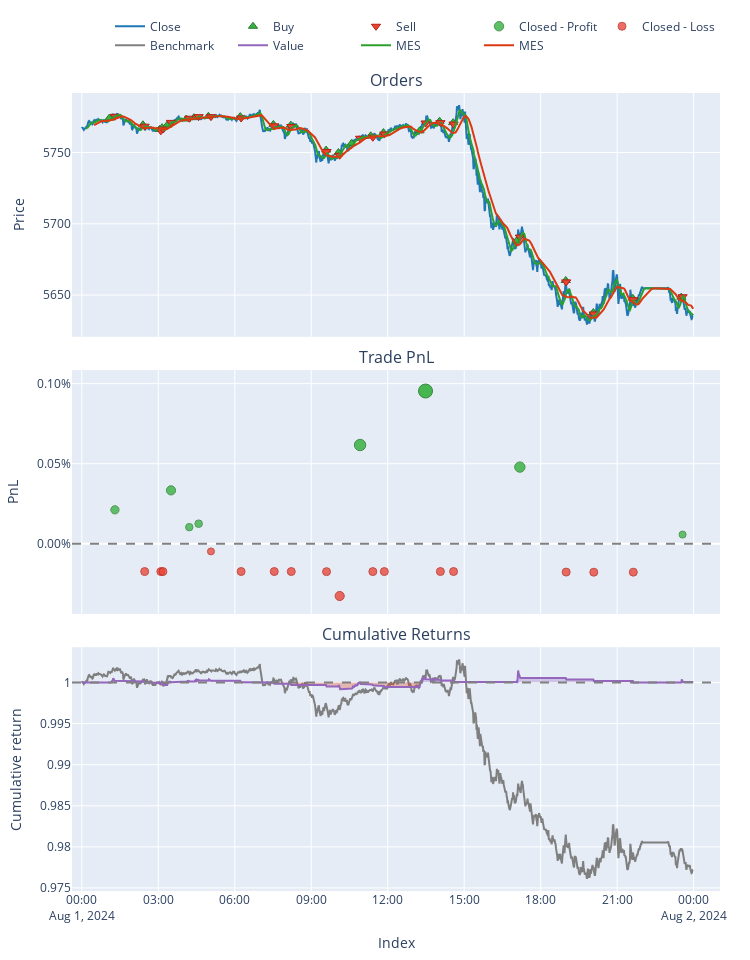

The notebook cell saved with this chart:
### Markdown cell above
### Dynamic Stop loss

### Code cell
from collections import namedtuple


# Memory = namedtuple("Memory", ["counter"])
# init_memory = lambda target_shape: Memory(
#     counter=np.full(target_shape[1], np.nan)
# )


# @njit(nogil=True)
def signal_func(c, fast, slow):
    if not vbt.pf_nb.in_long_position_nb(c):
        if vbt.pf_nb.iter_crossed_above_nb(c, fast, slow):
            return pth.LONG_ENTER()

    sl_info = c.last_sl_info[c.col]
    if vbt.pf_nb.in_long_position_nb(c):
        position =  c.last_pos_info[c.col]
        entry_price = position['entry_price']
        if not vbt.pf_nb.is_stop_info_active_nb(sl_info):
            vbt.pf_nb.set_sl_info_nb(
                sl_info,
                init_price=entry_price,
                init_idx=c.i,
                stop=entry_price - 1.0,
                delta_format=vbt.pf_enums.DeltaFormat.Target,
                exit_size_type=vbt.pf_enums.SizeType.Amount,
                exit_size=position['size'],
            )
        else:
            # modify existng stop loss based on pnl
            if position['pnl'] > 50:
                vbt.pf_nb.set_sl_info_nb(
                    sl_info,
                    init_price=entry_price,
                    init_idx=c.i,
                    stop=fast[c.i, c.col],
                    delta_format=vbt.pf_enums.DeltaFormat.Target,
                    exit_size_type=vbt.pf_enums.SizeType.Amount,
                    exit_size=position['size'],
                )

    # if no positions -> remove all stops and targets
    if vbt.pf_nb.get_n_active_positions_nb(c) == 0:
        vbt.pf_nb.clear_sl_info_nb(c.last_sl_info[c.col])
        vbt.pf_nb.clear_tp_info_nb(c.last_tp_info[c.col])
        pass

    return pth.NO_SIGNAL()


n = 10000
fast = vbt.talib('MA').run(close[:n], 10)
slow = vbt.talib('MA').run(close[:n], 30)

pf = vbt.Portfolio.from_signals(
    close[:n],
    signal_func_nb=signal_func,
    signal_args=(
        # vbt.RepFunc(init_memory),
        vbt.Rep('fast'),
        vbt.Rep('slow'),
    ),
    broadcast_named_args=dict(
        fast=fast,
        slow=slow,
    ),
    size=1.0,
    size_granularity=1,
    size_type=vbt.pf_enums.SizeType.Percent,
    init_cash=1000000,
    jitted=False,
)
fig = pf.plot()
fast.ma[:n].vbt.plot(fig=fig)
slow.ma[:n].vbt.plot(fig=fig)
fig.show()

### Figure 1 — Plotly figure (JSON) as saved in the notebook; plotly's stock layout.template omitted (floating-point values rounded to 4 significant figures; data arrays with more than 128 entries replaced by an {"elided": "..."} marker saying what was removed)
{"data": [{"legendgroup": "0", "line": {"color": "#1f77b4"}, "mode": "lines", "name": "Close", "showlegend": true, "type": "scatter", "uid": "6c46f481-763e-4281-a792-8bb590f2392e", "x": {"elided": "1440 str values"}, "xaxis": "x", "y": {"elided": "1440 float values"}, "yaxis": "y"}, {"customdata": {"elided": "24x9 mixed values"}, "hovertemplate": "<br>Order Id: %{customdata[0]}\n<br>Signal Index: %{customdata[1]}\n<br>Creation Index: %{customdata[2]}\n<br>Fill Index: %{customdata[3]}\n<br>Size: %{customdata[4]:,}\n<br>Price: %{customdata[5]:,}\n<br>Fees: %{customdata[6]:,}\n<br>Type: %{customdata[7]}\n<br>Stop Type: %{customdata[8]}", "legendgroup": "1", "marker": {"color": "#37B13F", "line": {"color": "rgb(38,123,44)", "width": 1}, "size": 8, "symbol": "triangle-up"}, "mode": "markers", "name": "Buy", "type": "scatter", "uid": "fa681223-a474-4fd1-a9e0-84cb8ad44cbd", "x": ["2024-08-01T01:05:00+00:00", "2024-08-01T02:24:00+00:00", "2024-08-01T03:03:00+00:00", "2024-08-01T03:09:00+00:00", "2024-08-01T03:21:00+00:00", "2024-08-01T04:06:00+00:00", "2024-08-01T04:24:00+00:00", "2024-08-01T04:58:00+00:00", "2024-08-01T06:13:00+00:00", "2024-08-01T07:31:00+00:00", "2024-08-01T08:12:00+00:00", "2024-08-01T09:35:00+00:00", "2024-08-01T10:04:00+00:00", "2024-08-01T10:35:00+00:00", "2024-08-01T11:20:00+00:00", "2024-08-01T11:50:00+00:00", "2024-08-01T13:15:00+00:00", "2024-08-01T14:02:00+00:00", "2024-08-01T14:34:00+00:00", "2024-08-01T17:03:00+00:00", "2024-08-01T18:59:00+00:00", "2024-08-01T20:04:00+00:00", "2024-08-01T21:37:00+00:00", "2024-08-01T23:31:00+00:00"], "xaxis": "x", "y": [5774.0, 5770.0, 5766.0, 5768.0, 5769.0, 5774.0, 5774.0, 5776.0, 5775.0, 5770.0, 5769.0, 5752.0, 5750, 5756.0, 5762.0, 5764, 5765.0, 5772, 5771, 5688, 5660.0, 5638.0, 5648.0, 5648.0], "yaxis": "y"}, {"customdata": {"elided": "24x9 mixed values"}, "hovertemplate": "<br>Order Id: %{customdata[0]}\n<br>Signal Index: %{customdata[1]}\n<br>Creation Index: %{customdata[2]}\n<br>Fill Index: %{customdata[3]}\n<br>Size: %{customdata[4]:,}\n<br>Price: %{customdata[5]:,}\n<br>Fees: %{customdata[6]:,}\n<br>Type: %{customdata[7]}\n<br>Stop Type: %{customdata[8]}", "legendgroup": "2", "marker": {"color": "#EA4335", "line": {"color": "rgb(181,31,18)", "width": 1}, "size": 8, "symbol": "triangle-down"}, "mode": "markers", "name": "Sell", "type": "scatter", "uid": "94a2d5f9-2f02-4712-b3c1-07de9aeb4613", "x": ["2024-08-01T01:18:00+00:00", "2024-08-01T02:28:00+00:00", "2024-08-01T03:06:00+00:00", "2024-08-01T03:11:00+00:00", "2024-08-01T03:30:00+00:00", "2024-08-01T04:13:00+00:00", "2024-08-01T04:35:00+00:00", "2024-08-01T05:04:00+00:00", "2024-08-01T06:15:00+00:00", "2024-08-01T07:33:00+00:00", "2024-08-01T08:13:00+00:00", "2024-08-01T09:36:00+00:00", "2024-08-01T10:07:00+00:00", "2024-08-01T10:55:00+00:00", "2024-08-01T11:25:00+00:00", "2024-08-01T11:52:00+00:00", "2024-08-01T13:29:00+00:00", "2024-08-01T14:04:00+00:00", "2024-08-01T14:35:00+00:00", "2024-08-01T17:11:00+00:00", "2024-08-01T19:00:00+00:00", "2024-08-01T20:05:00+00:00", "2024-08-01T21:38:00+00:00", "2024-08-01T23:34:00+00:00"], "xaxis": "x", "y": [5775.0, 5768.0, 5765.0, 5766.0, 5771.0, 5774.0, 5775.0, 5775.0, 5774.0, 5769.0, 5768.0, 5751.0, 5748.0, 5760.0, 5761.0, 5763, 5771.0, 5771, 5770, 5691.0, 5659.0, 5637.0, 5647.0, 5649.0], "yaxis": "y"}, {"customdata": [["0", "0", "2024-08-01 01:18:00+00:00", 211.9, 0.0002121], ["4", "4", "2024-08-01 03:30:00+00:00", 333.0, 0.0003337], ["5", "5", "2024-08-01 04:13:00+00:00", 103.8, 0.0001039], ["6", "6", "2024-08-01 04:35:00+00:00", 125.4, 0.0001256], ["13", "13", "2024-08-01 10:55:00+00:00", 614.2, 0.0006167], ["16", "16", "2024-08-01 13:29:00+00:00", 951.5, 0.000954], ["19", "19", "2024-08-01 17:11:00+00:00", 476.9, 0.0004791], ["23", "23", "2024-08-01 23:34:00+00:00", 57.53, 5.754e-05]], "hovertemplate": "<br>Exit Trade Id: %{customdata[0]}\n<br>Position Id: %{customdata[1]}\n<br>Exit Index: %{customdata[2]}\n<br>PnL: %{customdata[3]:,}\n<br>Return: %{customdata[4]:,%}", "legendgroup": "3", "marker": {"color": "#37B13F", "line": {"color": "rgb(38,123,44)", "width": 1}, "opacity": [0.7772, 0.7973, 0.7593, 0.7629, 0.8442, 0.9, 0.8214, 0.7516], "size": [8.271, 9.209, 7.435, 7.602, 11.4, 14, 10.33, 7.077], "symbol": "circle"}, "mode": "markers", "name": "Closed - Profit", "type": "scatter", "uid": "e2bfb0b1-4923-491a-8391-eba44f668c2f", "x": ["2024-08-01T01:18:00+00:00", "2024-08-01T03:30:00+00:00", "2024-08-01T04:13:00+00:00", "2024-08-01T04:35:00+00:00", "2024-08-01T10:55:00+00:00", "2024-08-01T13:29:00+00:00", "2024-08-01T17:11:00+00:00", "2024-08-01T23:34:00+00:00"], "xaxis": "x2", "y": [0.0002121, 0.0003337, 0.0001039, 0.0001256, 0.0006167, 0.000954, 0.0004791, 5.754e-05], "yaxis": "y2"}, {"customdata": [["1", "1", "2024-08-01 02:28:00+00:00", -173, -0.0001733], ["2", "2", "2024-08-01 03:06:00+00:00", -173, -0.0001734], ["3", "3", "2024-08-01 03:11:00+00:00", -173, -0.0001734], ["7", "7", "2024-08-01 05:04:00+00:00", -47.57, -4.761e-05], ["8", "8", "2024-08-01 06:15:00+00:00", -173, -0.0001732], ["9", "9", "2024-08-01 07:33:00+00:00", -173, -0.0001733], ["10", "10", "2024-08-01 08:13:00+00:00", -173, -0.0001733], ["11", "11", "2024-08-01 09:36:00+00:00", -173, -0.0001739], ["12", "12", "2024-08-01 10:07:00+00:00", -324.4, -0.0003261], ["14", "14", "2024-08-01 11:25:00+00:00", -173, -0.0001736], ["15", "15", "2024-08-01 11:52:00+00:00", -173, -0.0001735], ["17", "17", "2024-08-01 14:04:00+00:00", -173, -0.0001733], ["18", "18", "2024-08-01 14:35:00+00:00", -173, -0.0001733], ["20", "20", "2024-08-01 19:00:00+00:00", -176, -0.0001767], ["21", "21", "2024-08-01 20:05:00+00:00", -177, -0.0001774], ["22", "22", "2024-08-01 21:38:00+00:00", -177, -0.0001771]], "hovertemplate": "<br>Exit Trade Id: %{customdata[0]}\n<br>Position Id: %{customdata[1]}\n<br>Exit Index: %{customdata[2]}\n<br>PnL: %{customdata[3]:,}\n<br>Return: %{customdata[4]:,%}", "legendgroup": "4", "marker": {"color": "#EA4335", "line": {"color": "rgb(181,31,18)", "width": 1}, "opacity": [0.7708, 0.7708, 0.7708, 0.75, 0.7708, 0.7708, 0.7708, 0.7709, 0.7961, 0.7708, 0.7708, 0.7708, 0.7708, 0.7714, 0.7715, 0.7714], "size": [7.971, 7.972, 7.971, 7, 7.97, 7.971, 7.971, 7.975, 9.151, 7.973, 7.972, 7.97, 7.971, 7.997, 8.002, 8.0], "symbol": "circle"}, "mode": "markers", "name": "Closed - Loss", "type": "scatter", "uid": "13014545-5606-49bc-832e-6d37d9c39c7d", "x": ["2024-08-01T02:28:00+00:00", "2024-08-01T03:06:00+00:00", "2024-08-01T03:11:00+00:00", "2024-08-01T05:04:00+00:00", "2024-08-01T06:15:00+00:00", "2024-08-01T07:33:00+00:00", "2024-08-01T08:13:00+00:00", "2024-08-01T09:36:00+00:00", "2024-08-01T10:07:00+00:00", "2024-08-01T11:25:00+00:00", "2024-08-01T11:52:00+00:00", "2024-08-01T14:04:00+00:00", "2024-08-01T14:35:00+00:00", "2024-08-01T19:00:00+00:00", "2024-08-01T20:05:00+00:00", "2024-08-01T21:38:00+00:00"], "xaxis": "x2", "y": [-0.0001733, -0.0001734, -0.0001734, -4.761e-05, -0.0001732, -0.0001733, -0.0001733, -0.0001739, -0.0003261, -0.0001736, -0.0001735, -0.0001733, -0.0001733, -0.0001767, -0.0001774, -0.0001771], "yaxis": "y2"}, {"legendgroup": "5", "line": {"color": "#7f7f7f"}, "mode": "lines", "name": "Benchmark", "showlegend": true, "type": "scatter", "uid": "d8c84c32-2b2e-4409-af4d-d79f31658a4c", "x": {"elided": "1440 str values"}, "xaxis": "x3", "y": {"elided": "1440 float values"}, "yaxis": "y3"}, {"hoverinfo": "skip", "line": {"color": "rgba(0, 0, 0, 0)", "width": 0}, "mode": "lines", "opacity": 0, "showlegend": false, "type": "scatter", "uid": "d0449a54-4c1d-4aec-aaaf-1fdde135bd77", "x": {"elided": "1440 str values"}, "xaxis": "x3", "y": {"elided": "1440 int values"}, "yaxis": "y3"}, {"connectgaps": false, "fill": "tonexty", "fillcolor": "rgba(148,103,189,0.3000)", "hoverinfo": "skip", "line": {"color": "rgba(0, 0, 0, 0)", "width": 0}, "mode": "lines", "opacity": 0, "showlegend": false, "type": "scatter", "uid": "00fe8e50-127a-4244-ba9b-0b4905ade51b", "x": {"elided": "1440 str values"}, "xaxis": "x3", "y": {"elided": "1440 float values"}, "yaxis": "y3"}, {"hoverinfo": "skip", "line": {"color": "rgba(0, 0, 0, 0)", "width": 0}, "mode": "lines", "opacity": 0, "showlegend": false, "type": "scatter", "uid": "16946360-9c2b-4306-9380-3451097fb4bf", "x": {"elided": "1440 str values"}, "xaxis": "x3", "y": {"elided": "1440 int values"}, "yaxis": "y3"}, {"connectgaps": false, "fill": "tonexty", "fillcolor": "rgba(220,57,18,0.3000)", "hoverinfo": "skip", "line": {"color": "rgba(0, 0, 0, 0)", "width": 0}, "mode": "lines", "opacity": 0, "showlegend": false, "type": "scatter", "uid": "b9f88bbd-783c-48de-a952-cfbccf474692", "x": {"elided": "1440 str values"}, "xaxis": "x3", "y": {"elided": "1440 float values"}, "yaxis": "y3"}, {"legendgroup": "6", "line": {"color": "#9467bd"}, "mode": "lines", "name": "Value", "showlegend": true, "type": "scatter", "uid": "5ff75c55-f0d4-4c99-9a82-0a36ef197ec1", "x": {"elided": "1440 str values"}, "xaxis": "x3", "y": {"elided": "1440 float values"}, "yaxis": "y3"}, {"hoverinfo": "skip", "line": {"color": "rgba(0, 0, 0, 0)", "width": 0}, "mode": "lines", "opacity": 0, "showlegend": false, "type": "scatter", "uid": "ee16e762-3613-4f42-88aa-c13eb0b1d3d2", "x": {"elided": "1440 str values"}, "xaxis": "x3", "y": {"elided": "1440 int values"}, "yaxis": "y3"}, {"name": "MES", "showlegend": true, "type": "scatter", "uid": "eac28a1c-3ced-447a-9f99-9b94bb29f122", "x": {"elided": "1440 str values"}, "y": {"elided": "1440 float values"}}, {"name": "MES", "showlegend": true, "type": "scatter", "uid": "14fb294a-f63f-414d-a82f-094f9b84f2af", "x": {"elided": "1440 str values"}, "y": {"elided": "1440 float values"}}], "layout": {"annotations": [{"font": {"size": 16}, "showarrow": false, "text": "Orders", "x": 0.5, "xanchor": "center", "xref": "paper", "y": 1, "yanchor": "bottom", "yref": "paper"}, {"font": {"size": 16}, "showarrow": false, "text": "Trade PnL", "x": 0.5, "xanchor": "center", "xref": "paper", "y": 0.6528, "yanchor": "bottom", "yref": "paper"}, {"font": {"size": 16}, "showarrow": false, "text": "Cumulative Returns", "x": 0.5, "xanchor": "center", "xref": "paper", "y": 0.3056, "yanchor": "bottom", "yref": "paper"}], "height": 960, "legend": {"orientation": "h", "traceorder": "normal", "x": 1, "xanchor": "right", "y": 1.042, "yanchor": "bottom"}, "margin": {"b": 30, "l": 30, "r": 30, "t": 30}, "shapes": [{"line": {"color": "gray", "dash": "dash"}, "type": "line", "x0": 0, "x1": 1, "xref": "paper", "y0": 0, "y1": 0, "yref": "y2"}, {"line": {"color": "gray", "dash": "dash"}, "type": "line", "x0": 0, "x1": 1, "xref": "paper", "y0": 1, "y1": 1, "yref": "y3"}], "showlegend": true, "width": 750, "xaxis": {"anchor": "y", "domain": [0, 1], "matches": "x3", "showticklabels": false, "title": {}}, "xaxis2": {"anchor": "y2", "domain": [0, 1], "matches": "x3", "showticklabels": false, "title": {}}, "xaxis3": {"anchor": "y3", "domain": [0, 1], "title": {"text": "Index"}}, "yaxis": {"anchor": "x", "domain": [0.6944, 1], "title": {"text": "Price"}}, "yaxis2": {"anchor": "x2", "domain": [0.3472, 0.6528], "tickformat": ".2%", "title": {"text": "PnL"}}, "yaxis3": {"anchor": "x3", "domain": [0, 0.3056], "title": {"text": "Cumulative return"}}}}
